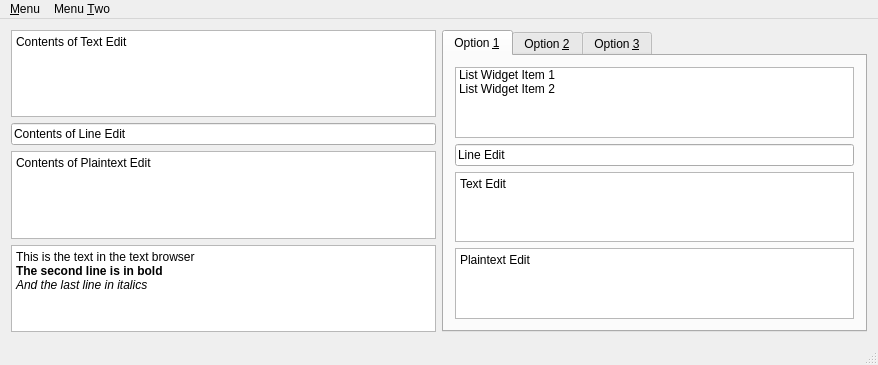
<?xml version="1.0" encoding="UTF-8"?>
<ui version="4.0">
 <class>MainWindow</class>
 <widget class="QMainWindow" name="MainWindow">
  <property name="geometry">
   <rect>
    <x>0</x>
    <y>0</y>
    <width>878</width>
    <height>357</height>
   </rect>
  </property>
  <property name="windowTitle">
   <string>MainWindow Title</string>
  </property>
  <property name="toolTipDuration">
   <number>-6</number>
  </property>
  <property name="accessibleName">
   <string>MainWindow Accessible Name</string>
  </property>
  <property name="accessibleDescription">
   <string>MainWindow Accessible Description</string>
  </property>
  <widget class="QWidget" name="centralWidget">
   <layout class="QHBoxLayout" name="horizontalLayout">
    <item>
     <layout class="QVBoxLayout" name="verticalLayout">
      <item>
       <widget class="QTextEdit" name="textEdit">
        <property name="focusPolicy">
         <enum>Qt::WheelFocus</enum>
        </property>
        <property name="accessibleName">
         <string>QTextEdit Name</string>
        </property>
        <property name="accessibleDescription">
         <string>QTextEdit Description</string>
        </property>
        <property name="tabChangesFocus">
         <bool>true</bool>
        </property>
        <property name="html">
         <string>&lt;!DOCTYPE HTML PUBLIC &quot;-//W3C//DTD HTML 4.0//EN&quot; &quot;http://www.w3.org/TR/REC-html40/strict.dtd&quot;&gt;
&lt;html&gt;&lt;head&gt;&lt;meta name=&quot;qrichtext&quot; content=&quot;1&quot; /&gt;&lt;style type=&quot;text/css&quot;&gt;
p, li { white-space: pre-wrap; }
&lt;/style&gt;&lt;/head&gt;&lt;body style=&quot; font-family:'MS Shell Dlg 2'; font-size:8.25pt; font-weight:400; font-style:normal;&quot;&gt;
&lt;p style=&quot; margin-top:0px; margin-bottom:0px; margin-left:0px; margin-right:0px; -qt-block-indent:0; text-indent:0px;&quot;&gt;&lt;span style=&quot; font-family:'Sans Serif'; font-size:9pt;&quot;&gt;Contents of Text Edit&lt;/span&gt;&lt;/p&gt;&lt;/body&gt;&lt;/html&gt;</string>
        </property>
       </widget>
      </item>
      <item>
       <widget class="QLineEdit" name="lineEdit">
        <property name="mouseTracking">
         <bool>false</bool>
        </property>
        <property name="focusPolicy">
         <enum>Qt::WheelFocus</enum>
        </property>
        <property name="accessibleName">
         <string>QLineEdit Name</string>
        </property>
        <property name="accessibleDescription">
         <string>QLineEdit Description</string>
        </property>
        <property name="text">
         <string>Contents of Line Edit</string>
        </property>
       </widget>
      </item>
      <item>
       <widget class="QPlainTextEdit" name="plainTextEdit">
        <property name="focusPolicy">
         <enum>Qt::WheelFocus</enum>
        </property>
        <property name="accessibleName">
         <string>QPlainTextEdit Name</string>
        </property>
        <property name="accessibleDescription">
         <string>QPlainTextEdit Description</string>
        </property>
        <property name="tabChangesFocus">
         <bool>true</bool>
        </property>
        <property name="plainText">
         <string>Contents of Plaintext Edit</string>
        </property>
       </widget>
      </item>
      <item>
       <widget class="QTextBrowser" name="textBrowser">
        <property name="focusPolicy">
         <enum>Qt::WheelFocus</enum>
        </property>
        <property name="accessibleName">
         <string>QTextBrowser Name</string>
        </property>
        <property name="accessibleDescription">
         <string>QTextBrowser Description</string>
        </property>
        <property name="html">
         <string>&lt;!DOCTYPE HTML PUBLIC &quot;-//W3C//DTD HTML 4.0//EN&quot; &quot;http://www.w3.org/TR/REC-html40/strict.dtd&quot;&gt;
&lt;html&gt;&lt;head&gt;&lt;meta name=&quot;qrichtext&quot; content=&quot;1&quot; /&gt;&lt;style type=&quot;text/css&quot;&gt;
p, li { white-space: pre-wrap; }
&lt;/style&gt;&lt;/head&gt;&lt;body style=&quot; font-family:'MS Shell Dlg 2'; font-size:8.25pt; font-weight:400; font-style:normal;&quot;&gt;
&lt;p style=&quot; margin-top:0px; margin-bottom:0px; margin-left:0px; margin-right:0px; -qt-block-indent:0; text-indent:0px;&quot;&gt;&lt;span style=&quot; font-family:'Sans Serif'; font-size:9pt;&quot;&gt;This is the text in the text browser&lt;/span&gt;&lt;/p&gt;
&lt;p style=&quot; margin-top:0px; margin-bottom:0px; margin-left:0px; margin-right:0px; -qt-block-indent:0; text-indent:0px;&quot;&gt;&lt;span style=&quot; font-family:'Sans Serif'; font-size:9pt; font-weight:600;&quot;&gt;The second line is in bold&lt;/span&gt;&lt;/p&gt;
&lt;p style=&quot; margin-top:0px; margin-bottom:0px; margin-left:0px; margin-right:0px; -qt-block-indent:0; text-indent:0px;&quot;&gt;&lt;span style=&quot; font-family:'Sans Serif'; font-size:9pt; font-style:italic;&quot;&gt;And the last line in italics&lt;/span&gt;&lt;/p&gt;&lt;/body&gt;&lt;/html&gt;</string>
        </property>
        <property name="textInteractionFlags">
         <set>Qt::LinksAccessibleByKeyboard|Qt::LinksAccessibleByMouse|Qt::TextBrowserInteraction|Qt::TextSelectableByKeyboard|Qt::TextSelectableByMouse</set>
        </property>
       </widget>
      </item>
     </layout>
    </item>
    <item>
     <widget class="QTabWidget" name="tabWidget">
      <property name="focusPolicy">
       <enum>Qt::WheelFocus</enum>
      </property>
      <property name="accessibleName">
       <string>QTabWidget Name</string>
      </property>
      <property name="accessibleDescription">
       <string>QTabWidget Description</string>
      </property>
      <property name="tabShape">
       <enum>QTabWidget::Rounded</enum>
      </property>
      <property name="currentIndex">
       <number>0</number>
      </property>
      <property name="usesScrollButtons">
       <bool>false</bool>
      </property>
      <widget class="QWidget" name="tab">
       <property name="accessibleName">
        <string>Accessible Tab 1</string>
       </property>
       <property name="accessibleDescription">
        <string>QWidget</string>
       </property>
       <attribute name="title">
        <string>Option &amp;1</string>
       </attribute>
       <layout class="QVBoxLayout" name="verticalLayout_2">
        <item>
         <widget class="QListWidget" name="listWidget">
          <property name="accessibleName">
           <string>QListWidget Name</string>
          </property>
          <property name="accessibleDescription">
           <string>QListWidget Description</string>
          </property>
          <item>
           <property name="text">
            <string>List Widget Item 1</string>
           </property>
          </item>
          <item>
           <property name="text">
            <string>List Widget Item 2</string>
           </property>
          </item>
         </widget>
        </item>
        <item>
         <widget class="QLineEdit" name="lineEdit_2">
          <property name="accessibleName">
           <string>QLineEdit Name</string>
          </property>
          <property name="accessibleDescription">
           <string>QLineEdit Description</string>
          </property>
          <property name="text">
           <string>Line Edit</string>
          </property>
         </widget>
        </item>
        <item>
         <widget class="QTextEdit" name="textEdit_2">
          <property name="accessibleName">
           <string>QTextEdit Name</string>
          </property>
          <property name="accessibleDescription">
           <string>QTextEdit Description</string>
          </property>
          <property name="tabChangesFocus">
           <bool>true</bool>
          </property>
          <property name="html">
           <string>&lt;!DOCTYPE HTML PUBLIC &quot;-//W3C//DTD HTML 4.0//EN&quot; &quot;http://www.w3.org/TR/REC-html40/strict.dtd&quot;&gt;
&lt;html&gt;&lt;head&gt;&lt;meta name=&quot;qrichtext&quot; content=&quot;1&quot; /&gt;&lt;style type=&quot;text/css&quot;&gt;
p, li { white-space: pre-wrap; }
&lt;/style&gt;&lt;/head&gt;&lt;body style=&quot; font-family:'MS Shell Dlg 2'; font-size:8.25pt; font-weight:400; font-style:normal;&quot;&gt;
&lt;p style=&quot; margin-top:0px; margin-bottom:0px; margin-left:0px; margin-right:0px; -qt-block-indent:0; text-indent:0px;&quot;&gt;&lt;span style=&quot; font-family:'Sans Serif'; font-size:9pt;&quot;&gt;Text Edit&lt;/span&gt;&lt;/p&gt;&lt;/body&gt;&lt;/html&gt;</string>
          </property>
         </widget>
        </item>
        <item>
         <widget class="QPlainTextEdit" name="plainTextEdit_2">
          <property name="accessibleName">
           <string>QPlainTextEdit Name</string>
          </property>
          <property name="accessibleDescription">
           <string>QPlainTextEdit Description</string>
          </property>
          <property name="tabChangesFocus">
           <bool>true</bool>
          </property>
          <property name="plainText">
           <string>Plaintext Edit</string>
          </property>
         </widget>
        </item>
       </layout>
      </widget>
      <widget class="QWidget" name="tab_2">
       <property name="accessibleName">
        <string>Accessible Tab 2</string>
       </property>
       <property name="accessibleDescription">
        <string>QWidget</string>
       </property>
       <attribute name="title">
        <string>Option &amp;2</string>
       </attribute>
       <layout class="QVBoxLayout" name="verticalLayout_3">
        <item>
         <widget class="QRadioButton" name="radioButton">
          <property name="accessibleName">
           <string>QRadioButton Name</string>
          </property>
          <property name="accessibleDescription">
           <string>QRadioButton Description</string>
          </property>
          <property name="text">
           <string>RadioButton</string>
          </property>
         </widget>
        </item>
        <item>
         <widget class="QCheckBox" name="checkBox">
          <property name="accessibleName">
           <string>QCheckBox Name</string>
          </property>
          <property name="accessibleDescription">
           <string>QCheckBox Description</string>
          </property>
          <property name="text">
           <string>CheckBox</string>
          </property>
         </widget>
        </item>
        <item>
         <widget class="QDateEdit" name="dateEdit">
          <property name="accessibleName">
           <string>QDateEdit Name</string>
          </property>
          <property name="accessibleDescription">
           <string>QDateEdit Description</string>
          </property>
         </widget>
        </item>
        <item>
         <widget class="QTimeEdit" name="timeEdit">
          <property name="accessibleName">
           <string>QTimeEdit Name</string>
          </property>
          <property name="accessibleDescription">
           <string>QTimeEdit Description</string>
          </property>
         </widget>
        </item>
        <item>
         <widget class="QDateTimeEdit" name="dateTimeEdit_2">
          <property name="accessibleName">
           <string>QDateTimeEdit Name</string>
          </property>
          <property name="accessibleDescription">
           <string>QDateTimeEdit Description</string>
          </property>
         </widget>
        </item>
        <item>
         <spacer name="verticalSpacer_2">
          <property name="orientation">
           <enum>Qt::Vertical</enum>
          </property>
          <property name="sizeHint" stdset="0">
           <size>
            <width>20</width>
            <height>40</height>
           </size>
          </property>
         </spacer>
        </item>
       </layout>
      </widget>
      <widget class="QWidget" name="tab_3">
       <property name="accessibleName">
        <string>Accessible Tab 3</string>
       </property>
       <property name="accessibleDescription">
        <string>QWidget</string>
       </property>
       <attribute name="title">
        <string>Option &amp;3</string>
       </attribute>
       <layout class="QVBoxLayout" name="verticalLayout_4">
        <item>
         <widget class="QComboBox" name="comboBox">
          <property name="accessibleName">
           <string>QComboBox Name</string>
          </property>
          <property name="accessibleDescription">
           <string>QComboBox Description</string>
          </property>
          <item>
           <property name="text">
            <string>Combobox First Entry</string>
           </property>
          </item>
          <item>
           <property name="text">
            <string>Combobox Second Entry</string>
           </property>
          </item>
          <item>
           <property name="text">
            <string>Combobox Third Entry</string>
           </property>
          </item>
          <item>
           <property name="text">
            <string>Combobox Last Entry</string>
           </property>
          </item>
         </widget>
        </item>
        <item>
         <widget class="QSpinBox" name="spinBox">
          <property name="accessibleName">
           <string>QSpinBox Name</string>
          </property>
          <property name="accessibleDescription">
           <string>QSpinBox Description</string>
          </property>
         </widget>
        </item>
        <item>
         <widget class="QDial" name="dial">
          <property name="maximumSize">
           <size>
            <width>64</width>
            <height>64</height>
           </size>
          </property>
          <property name="accessibleName">
           <string>QDial Name</string>
          </property>
          <property name="accessibleDescription">
           <string>QDial Description</string>
          </property>
         </widget>
        </item>
        <item>
         <widget class="QSlider" name="horizontalSlider">
          <property name="accessibleName">
           <string>QSlider Name</string>
          </property>
          <property name="accessibleDescription">
           <string>QSlider Description</string>
          </property>
          <property name="orientation">
           <enum>Qt::Horizontal</enum>
          </property>
         </widget>
        </item>
        <item>
         <spacer name="verticalSpacer">
          <property name="orientation">
           <enum>Qt::Vertical</enum>
          </property>
          <property name="sizeHint" stdset="0">
           <size>
            <width>20</width>
            <height>40</height>
           </size>
          </property>
         </spacer>
        </item>
       </layout>
      </widget>
     </widget>
    </item>
   </layout>
  </widget>
  <widget class="QMenuBar" name="menuBar">
   <property name="geometry">
    <rect>
     <x>0</x>
     <y>0</y>
     <width>878</width>
     <height>21</height>
    </rect>
   </property>
   <widget class="QMenu" name="menu_Menu">
    <property name="title">
     <string>&amp;Menu</string>
    </property>
    <addaction name="actionMenu_Option_One"/>
    <addaction name="actionMenu_O_tion_Two"/>
   </widget>
   <widget class="QMenu" name="menuMenu_Two">
    <property name="title">
     <string>Menu &amp;Two</string>
    </property>
    <addaction name="actionOption_One"/>
    <addaction name="actionOption_Two"/>
    <addaction name="actionOption_Thr_ee"/>
   </widget>
   <addaction name="menu_Menu"/>
   <addaction name="menuMenu_Two"/>
  </widget>
  <widget class="QStatusBar" name="statusBar"/>
  <action name="actionMenu_Option_One">
   <property name="text">
    <string>Menu Option &amp;One</string>
   </property>
  </action>
  <action name="actionMenu_O_tion_Two">
   <property name="text">
    <string>Menu Option &amp;Two</string>
   </property>
  </action>
  <action name="actionOption_One">
   <property name="text">
    <string>Option &amp;One</string>
   </property>
  </action>
  <action name="actionOption_Two">
   <property name="text">
    <string>Option &amp;Two</string>
   </property>
  </action>
  <action name="actionOption_Thr_ee">
   <property name="text">
    <string>Option Thr&amp;ee</string>
   </property>
  </action>
 </widget>
 <layoutdefault spacing="6" margin="11"/>
 <resources/>
 <connections/>
</ui>
